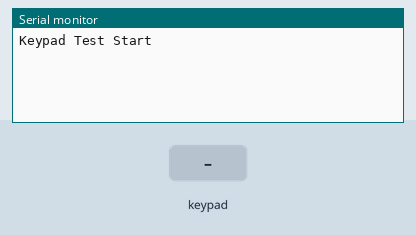
Bench run of a sketch on a simulated ESP32. Shown: the last lines printed to the serial monitor. Inputs (shaded band) come from the test bench.

Above: at 1.2 s.
1.3 s: key '1' pressed
At 2.5 s:
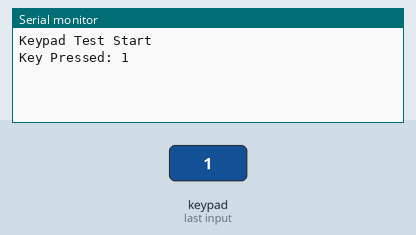
2.8 s: keypad keys 1 3 2 7 1 2 1 4 # pressed 0.4 s apart
At 7.2 s:
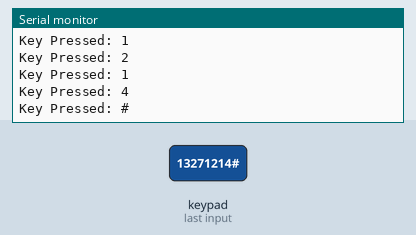
7.9 s: key '*' pressed
At 8.8 s:
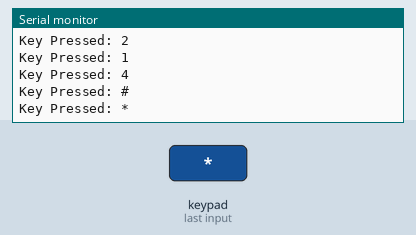
9.4 s: keypad keys 2 5 2 6 3 3 pressed 0.4 s apart
At 12.7 s:
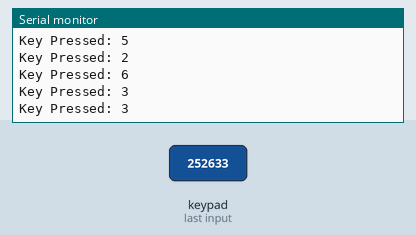
Timing chart, 0 to 14.2 s (numbered marks = the images above; inputs shaded):
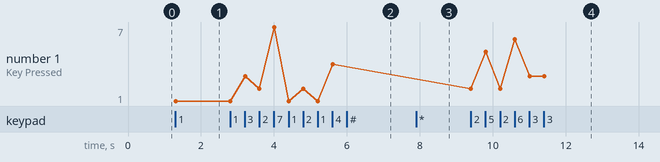

Measured:
- after the input at 1.3 s, the serial monitor: prints a new line at once (image 1)
- after the input at 2.8 s, the serial monitor: prints a new line after 0.41 s (image 2)
- after the input at 7.9 s, the serial monitor: prints a new line at once (image 3)
- after the input at 9.4 s, the serial monitor: prints a new line at once (image 4)
- plotted number 1: 1 → 4 after the input at 2.8 s, 4 → 3 after the input at 9.4 s

The sketch:

keypad_test.ino
```cpp
#include <Keypad.h>

// Define the rows and columns of the keypad
const byte ROWS = 4; // Four rows
const byte COLS = 3; // Change to 4 if you are using a 4x4 keypad

// Define the keys on your keypad
char keys[ROWS][COLS] = {
  {'1', '2', '3'},
  {'4', '5', '6'},
  {'7', '8', '9'},
  {'*', '0', '#'}
};

// Connect keypad ROW0, ROW1, ROW2, ROW3 to GPIO pins
byte rowPins[ROWS] = {13, 27, 12, 14}; // R1, R2, R3, R4 (update if needed)

// Connect keypad COL0, COL1, COL2 to GPIO pins
byte colPins[COLS] = {25, 26, 33}; // C1, C2, C3 (update for your connections)

// Create the Keypad object
Keypad keypad = Keypad(makeKeymap(keys), rowPins, colPins, ROWS, COLS);

void setup() {
  Serial.begin(115200); // Initialize serial communication
  Serial.println("Keypad Test Start");
}

void loop() {
  char key = keypad.getKey(); // Check for keypress

  if (key) { // If a key is pressed
    Serial.print("Key Pressed: ");
    Serial.println(key);
  }
}
```
